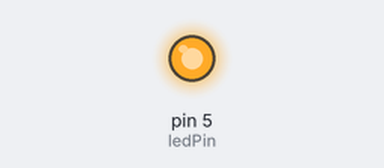
Simulated run of this sketch. Board: Arduino Uno, built with avr-gcc and run on an emulated ATmega328P. Shown: output pins drawn as LEDs (lit = HIGH).

Above: at 1.0 s.
At 5.6 s:
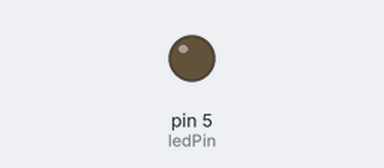
Timing chart, 0 to 10.7 s (numbered marks = the images above):
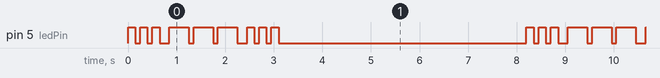

Measured:
- by itself, pin 5 (ledPin): repeats every 8.2 s: 2 × (LOW 0.10 s, HIGH 0.15 s), LOW 0.20 s, 2 × (HIGH 0.40 s, LOW 0.10 s), HIGH 0.40 s, LOW 0.20 s, 2 × (HIGH 0.15 s, LOW 0.10 s), HIGH 0.15 s, LOW 5.1 s, HIGH 0.15 s
- by itself, everything shown: repeats every 8.2 s, in 18 steps

The sketch:

led_TrafficLamp.ino
```cpp
#define ledPin 5 //D1 pin LED
void setup()
{
// atur pin digital sebagai output
pinMode(ledPin, OUTPUT);
}
void loop()
{
// 3 dits (3 titik atau huruf S)
for (int x=0; x<3; x++) {
digitalWrite(ledPin, HIGH); // LED nyala
delay(150); // delay selama 150ms
digitalWrite(ledPin, LOW); // LED mati
delay(100); // delay selama 150ms
}
delay(100);
// 3 dahs (3 garis atau huruf O)
for (int x=0; x<3; x++) {
digitalWrite(ledPin, HIGH); // LED nyala
delay(400); // delay selama 400ms
digitalWrite(ledPin, LOW); // LED mati
delay(100); // delay selama 100ms
}
// 100ms delay to cause slight gap between letters
delay(100);
// 3 dits again (3 titik atau huruf S)
for (int x=0; x<3; x++) {
digitalWrite(ledPin, HIGH); // LED nyala
delay(150); // delay selama 150ms
digitalWrite(ledPin, LOW); // LED mati
delay(100); // delay selama 100ms
}
// wait 5 seconds before repeating the SOS signal
delay(5000);
}
```
